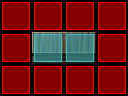

Below is a game level as drawn by its tile map, then a one-line description and the .tmx that defines it (tile-layer data replaced by summaries):
An orthogonal 4x3 tile map with 32x32 px tiles, 3 tile layers (objects, collision, buffer), 1 hidden layer not drawn, 6 tilesets.

<map version="1.0" orientation="orthogonal" width="4" height="3" tilewidth="32" tileheight="32">
 <tileset firstgid="1" name="furniture-modern" tilewidth="32" tileheight="32">
  <image source="../maps/graphics/tiles/furniture-modern.png" width="512" height="512" />
 </tileset>
 <tileset firstgid="257" name="furniture-placement" tilewidth="32" tileheight="32">
  <image source="../maps/graphics/tiles/furniture-placement.png" width="64" height="64" />
  <tile id="2">
   <properties>
    <property name="constraint" value="ground" />
   </properties>
  </tile>
  <tile id="3">
   <properties>
    <property name="constraint" value="wall" />
   </properties>
  </tile>
 </tileset>
 <tileset firstgid="261" name="collision" tilewidth="32" tileheight="32">
  <image source="../maps/graphics/tiles/collision.png" width="64" height="64" />
  <tile id="0">
   <properties>
    <property name="collision" value="short" />
   </properties>
  </tile>
 </tileset>
 <tileset firstgid="265" name="furniture-lab" tilewidth="32" tileheight="32">
  <image source="../maps/graphics/tiles/furniture-lab.png" width="512" height="512" />
 </tileset>
 <tileset firstgid="521" name="future-obj3" tilewidth="32" tileheight="32">
  <image source="../image-atlases/future-obj3.png" width="512" height="512" />
 </tileset>
 <tileset firstgid="777" name="future-obj4" tilewidth="32" tileheight="32">
  <image source="../image-atlases/future-obj4.png" width="512" height="512" />
 </tileset>
 <layer name="objects" width="4" height="3">
  <data>[12 cells, 2 non-empty, 2 distinct tile ids]</data>
 </layer>
 <layer name="constraints" width="4" height="3" visible="0">
  <data>[12 cells, 2 non-empty, 1 distinct tile ids]</data>
 </layer>
 <layer name="collision" width="4" height="3">
  <data>[12 cells, 2 non-empty, 1 distinct tile ids]</data>
 </layer>
 <layer name="buffer" width="4" height="3">
  <data>[12 cells, 10 non-empty, 1 distinct tile ids]</data>
 </layer>
</map>
